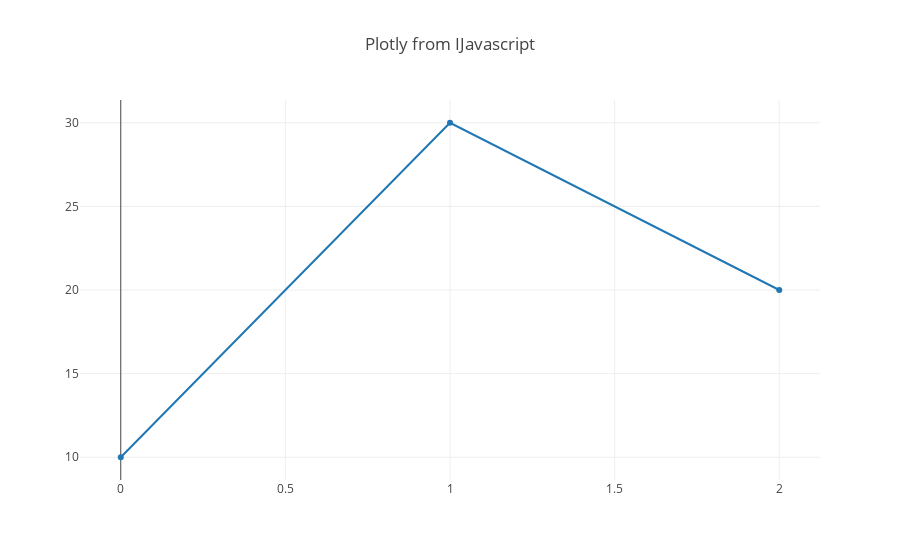

The code cell stored with this chart in its notebook:
### Code cell
var Plotly = require("ijavascript-plotly");
Plotly([{y: [10, 30, 20]}], {title: "Plotly from IJavascript"});

### Figure 1 — Plotly figure (JSON) as saved in the notebook; plotly's stock layout.template omitted (floating-point values rounded to 4 significant figures)
{"data": [{"y": [10, 30, 20]}], "layout": {"title": "Plotly from IJavascript"}}
